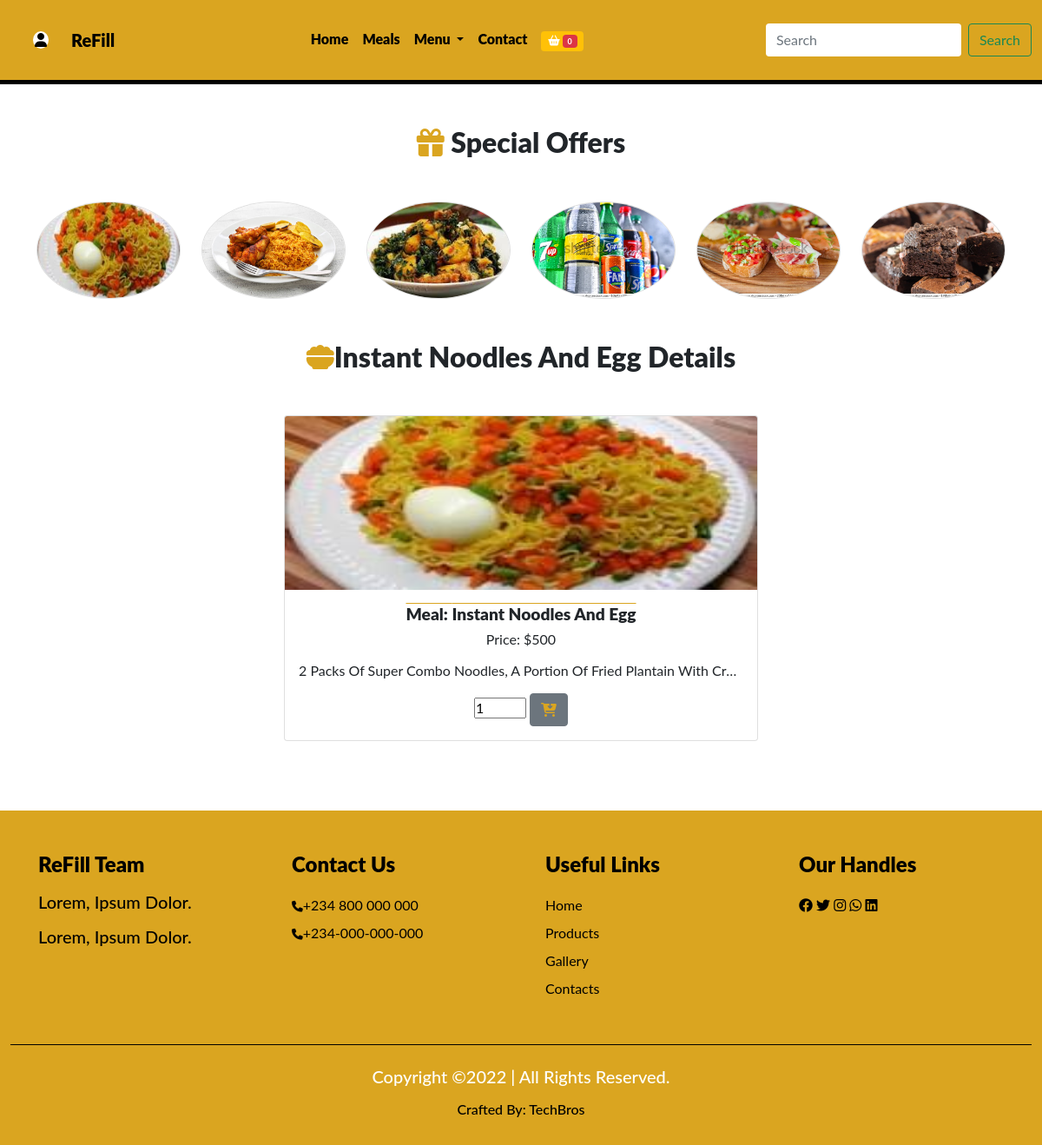
/detail/1, run on the app's committed database.
### techbro/models.py (models this page shows, shortened)
class Dish(models.Model):
    category = models.ForeignKey(Category, on_delete=models.CASCADE)
    breakfast = models.BooleanField(default=False)
    lunch = models.BooleanField(default=False)
    dinner = models.BooleanField(default=False)
    appetizer = models.BooleanField(default=False)
    dessert = models.BooleanField(default=False)
    drink = models.BooleanField(default=False)
    name = models.CharField(max_length=50)
    image = models.ImageField(upload_to='food', default='pix.png', blank=True, null=True)
    price = models.IntegerField()
    min = models.IntegerField()
    max = models.IntegerField()
    special = models.BooleanField(default=False)
    in_stock = models.BooleanField()
    description = models.TextField()
    class Meta:
        db_table = 'dish'
        managed = True
        verbose_name = 'Dish'
        verbose_name_plural = 'Dishes'

### techbro/views.py (the view)
# urls.py: path('detail/<str:id>', detail, name='detail'),
def detail(request, id):
    specials = Dish.objects.filter(special=True)
    categories = Category.objects.all()
    detail = Dish.objects.get(pk=id)
    context = {
        'specials':specials,
        'categories':categories,
        'detail':detail,
    }
    return render(request, 'detail.html', context)

### techbro/context_processor.py (called while the page is built)
def cartcount(request):
    count = Shopcart.objects.filter(user__username = request.user.username, paid= False)
    itemcount = 0
    for item in count:
        itemcount += item.c_item
    context = {
        'itemcount': itemcount
    }
    return context

### techbro/templates/detail.html (shortened to what this page needs)
{% extends 'base.html' %}
{% block header %} {% include 'header.html' %}{% endblock header %}
{% block specials %} {% include 'specials.html' %} {% endblock specials %}
{% block content %}
<section class="meals">
    <div class="container">
      <h2 class="text-center mt-5 mb-5"><i class="fa-solid fa-bowl-food"></i>{{detail.name|title}} Details</h2>
    </div>
    <div class="container">
      <div class="row justify-content-center gy-5 gx-4">
        <div class="col-3 col-sm-3 col-md-3 col-lg-3 col-xl-3">
        </div>
        <div class="col-6 col-sm-6 col-md-6 col-lg-6 col-xl-6">
          <div class="card">
            <img src="{{detail.image.url}}" class="card-img-top">
            <div class="card-body text-center">
              <h3 class="card-title">Meal: {{detail.name|title}}</h3>
              <p class="card-text">Price: ${{detail.price}}</p>
              <p class="card-text text-truncate">{{detail.description|title}}</p>
              <form action="{% url 'ordermeal' %}" method="POST">
                <input type="number" name="mealquantity" value="1" min="{{detail.min}}" max="{{detail.max}}" style="width: 60px;">
                <button  class="btn btn-secondary"><i class="fa-solid fa-cart-arrow-down"></i></button>
              </form>
            </div>
          </div>
        </div>
        <div class="col-3 col-sm-3 col-md-3 col-lg-3 col-xl-3">
        </div>
      </div>
    </div>
  </section>
{% endblock content %}
{% block footer %} {% include 'footer.html' %}{% endblock footer %}

### techbro/templates/specials.html
<section class="offers">
    <div class="container">
      <h2 class="text-center mt-5 mb-5"><i class="fa-solid fa-gift"></i> Special Offers</h2>
    </div>
    <div class="container offer mb-5" data-aos="fade-up">
      <div class="row justify-content-center gy-5 gx-4">
        {% if specials %}
          {% for item in specials %}
            <div class="col-5 col-sm-4 col-md-3 col-lg-2 col-xl-2">
              <div class="card">
                <img src="{{item.image.url}}" class="card-img-top">
              </div>
            </div>
          {% endfor %}
        {% endif %}
      </div>
    </div>
  </section>

### techbro/static/css/dash.css (style rules this page uses)
* { box-sizing: border-box; margin: 0; padding: 0; }

### techbro/static/css/index.css (style rules this page uses)
* { margin: 0; padding: 0; box-sizing: border-box; }
.offers h2 { font-weight: 900; }
.offers .container .fa-solid { color: goldenrod; }
.offer .card { height: 7rem; border-radius: 50%; transition: 0.5s all ease-in-out; }
.offer .card img { height: 100%; border-radius: 50%; opacity: 1; transition: 0.5s; }
.meals h2 { font-weight: 900; }
.meals .container .fa-solid { color: goldenrod; }
.meals .card h3 { font-weight: 900; text-decoration: overline goldenrod; }
.meals .card { line-height: 20px; transition: 0.5s; }
.meals .card img { height: 200px; opacity: 1; transition: 0.5s; }

### techbro/static/css/nedu.css (style rules this page uses)
* { padding: 0; margin: 0; box-sizing: border-box; }
:root { --body: white; --navbody: pink; --navbar: #0f0f0ffb; --text: #f8aa02; --navback: #003566; --moon: black; }
body { font-family: 'Lato', sans-serif; background: var(--body); }

### techbro/static/css/style.css (style rules this page uses)
* { margin: 0; padding: 0; box-sizing: border-box; }
h3 { text-align: center; font-weight: 600; font-size: 1.2rem; }

### data on the page
Dish: image (picture), name "Instant Noodles And Egg", price "500", description "2 Packs Of Super Combo Noodles, A Portion Of Fried Plantain With Cr…", mealquantity "1"
Dish: image (picture)
Dish: image (picture)
Dish: image (picture)
Dish: image (picture)
Dish: image (picture)
